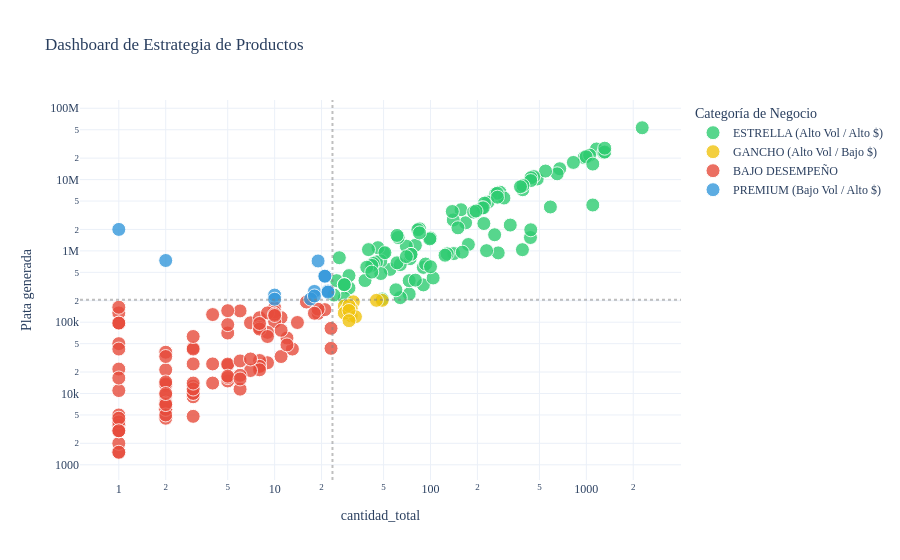

The notebook cell this image was saved under:
### Code cell
# Definimos los puntos de corte
corte_x = info_productos["cantidad_total"].median()
corte_y = info_productos["Plata generada"].median()

# Función para asignar el color/categoría
def clasificar(row):
    if row["cantidad_total"] >= corte_x and row["Plata generada"] >= corte_y:
        return "ESTRELLA (Alto Vol / Alto $)"
    elif row["cantidad_total"] < corte_x and row["Plata generada"] >= corte_y:
        return "PREMIUM (Bajo Vol / Alto $)"
    elif row["cantidad_total"] >= corte_x and row["Plata generada"] < corte_y:
        return "GANCHO (Alto Vol / Bajo $)"
    else:
        return "BAJO DESEMPEÑO"

# Aplicamos la lógica al DataFrame
info_productos["Categoria_Matriz"] = info_productos.apply(clasificar, axis=1)


import plotly.express as px

fig = px.scatter(
    info_productos.reset_index(), 
    x="cantidad_total", 
    y="Plata generada",
    color="Categoria_Matriz",  # Los colores se asignan por cuadrante
    color_discrete_map={       # Colores estratégicos
        "ESTRELLA (Alto Vol / Alto $)": "#2ecc71",   # Verde
        "PREMIUM (Bajo Vol / Alto $)": "#3498db",    # Azul
        "GANCHO (Alto Vol / Bajo $)": "#f1c40f",    # Amarillo
        "BAJO DESEMPEÑO": "#e74c3c"                  # Rojo
    },
    hover_name="Nombre",
    log_x=True, 
    log_y=True,
    hover_data=["precio_promedio", "transacciones"],
    title="Dashboard de Estrategia de Productos",
    template="plotly_white"
)

# Ajustes estéticos finales
fig.update_traces(marker=dict(size=14, opacity=0.8, line=dict(width=1, color='white')))
fig.add_vline(x=corte_x, line_dash="dot", line_color="gray", opacity=0.5)
fig.add_hline(y=corte_y, line_dash="dot", line_color="gray", opacity=0.5)

fig.update_layout(
    legend_title_text='Categoría de Negocio',
    font=dict(family="Verdana", size=12)
)

fig.show()

### Figure 1 — Plotly figure (JSON) as saved in the notebook; plotly's stock layout.template omitted (floating-point values rounded to 4 significant figures; data arrays with more than 128 entries replaced by an {"elided": "..."} marker saying what was removed)
{"data": [{"customdata": {"elided": "100x2 float values"}, "hovertemplate": "<b>%{hovertext}</b><br><br>Categoria_Matriz=ESTRELLA (Alto Vol / Alto $)<br>cantidad_total=%{x}<br>Plata generada=%{y}<br>precio_promedio=%{customdata[0]}<br>transacciones=%{customdata[1]}<extra></extra>", "hovertext": ["Arma tu plato Grande(21k)", "Arma tu plato mediano (18k)", "Sándwich Romano", "Bowl Pollo tostada Mediana", "Ensalada Chefsito Mediana", "Sándwich Criollo", "Bowl Lomo alto Mediana", "Bowl Pasta Buona Mediana", "Bowl Colombianito Mediana", "Ensalada Pollo miel mostaza Mediana", "Hatsu azul 400ml", "Ensalada Pollo pesto Mediana", "Sándwich Felix Carne", "Ensalada Chefsito Grande", "Bowl Pollo tostada Grande", "Agua con gas Cristal 600ml", "Bowl Lomo alto Grande", "Bowl Pasta Buona Grande", "Hatsu amarillo 400ml", "Ensalada Italianísima Mediana", "Ensalada Pollo miel mostaza Grande", "Sándwich Felix Pollo", "Soda Lucy pink", "Sándwich Becha", "Bowl Colombianito Grande", "Pavoneta", "Ensalada Kale cesar Mediana", "Agua sin gas Cristal 250ml", "Mexi", "Bowl Pasta Buona Veggie Mediana", "Hatsu lila 400 ml", "Ensalada Pollo pesto Grande", "Sándwich o pockets (Mini chef)", "Soda Hatsu Verde Lata", "Sopa de tomate", "Soda Hatsu Rosada Lata", "Ensalada Italianísima Grande", "Sándwich o pockets (Americanos)", "Arma tu plato Grande", "Sándwich o pockets (Tradicional)", "Americano Mediano", "Ensalada Kale cesar Grande", "Parfait frutos rojos 9oz (mediano)", "Sándwich o pockets (Popeyes)", "Pollo", "Wake up & go", "Agua sin gas Cristal 600ml", "Parfaits frutos rojos 14oz (Grande)", "BananaBread Tradicional Chips", "Rustico", "Berry Bliss Pancakes", "Bagels", "Bowl Pasta Buona Veggie Grande", "Agua con gas Cristal 250ml", "Green Heaven", "Arma tu plato mediano", "Sándwich Verde", "Smoothie Pink Power", "Pastel de Pollo", "Ensalada Master Veggie Mediana", "Waffle de yuca", "Pancakes Choco-Banana Delight", "Toscana mediana", "Sándwich o pockets (Grilled cheese)", "Parfait frutos amarillo 14oz (Grande)", "Parfait frutos amarillos 9oz (mediano)", "Tropical Boost", "BananaBread Tradicional Frutos", "Sopa de Tomate Combo", "Napoli", "Parfait vivir Grande", "Palito de Queso", "Hatsu amarillo", "Hatsu en caja", "vaso de fruta", "Refrigerio sencillo: Hojaldre (pastel de pollo, carne, criollo, palito de queso) + Te hatsu", "Estacion de cafe sencilla", "Pastel de Pollo + bebida caliente", "Pasabocas Gourmet", "Estación de café ilimitado sencilla tiempo completo", "cafe + colaciones", "Sándwich Felix Carne+ hatsu", "Sándwich de sabores surtidos", "jugo en botella", "Sándwich o pockets (Napoli)", "Sándwich Felix Pollo + hatsu", "Mocktail sin alcohol: Mojito y Mimosa variado", "Jugo en botella", "Estación de café ilimitado sencilla medio tiempo", "Desayunos personalizados de acuerdo con la lista enviada", "Bowl Pasta Buona Mediana+ hatsu", "Bowl Lomo alto Mediana+ hatsu", "Palito de Queso + cafe", "Refrigerio", "Pastel de Pollo+ bebida", "Pastel de Pollo + tinto / aromática", "Pastel Ranchero+ hatsu", "Pastel Criollo + hatsu", "Parfait frutos amarillos Y rojos 14oz (Grande)", "Mocktail sin alcohol"], "legendgroup": "ESTRELLA (Alto Vol / Alto $)", "marker": {"color": "#2ecc71", "line": {"color": "white", "width": 1}, "opacity": 0.8, "size": 14, "symbol": "circle"}, "mode": "markers", "name": "ESTRELLA (Alto Vol / Alto $)", "orientation": "v", "showlegend": true, "type": "scatter", "x": [2283, 1162, 1292, 969, 1049, 1312, 997, 1312, 826, 675, 588, 484, 650, 547, 459, 438, 441, 279, 325, 276, 262, 391, 258, 296, 268, 234, 222, 272, 214, 269, 175, 157, 168, 141, 140, 90, 85, 100, 138, 99, 229, 83, 93, 80, 73, 74, 90, 55, 128, 50, 48, 70, 46, 64, 45, 62, 218, 48, 60, 85, 43, 42, 40, 39, 64, 124, 30, 28, 26, 25, 38, 104, 73, 389, 49, 1100, 61, 42, 440, 440, 80, 189, 51, 100, 30, 196, 150, 160, 220, 61, 392, 378, 28, 1100, 28, 28, 75, 75, 24, 70], "xaxis": "x", "y": [53315251, 26857150, 23931150, 20423500, 22024000, 24317050, 20920000, 27547600, 17399200, 14194900, 4131000, 10205600, 12046900, 13168600, 11032600, 1539750, 10600000.0, 6661850, 2302000, 5788701, 6293900, 7205000.0, 1683501, 5513300, 6428200, 4834850, 4671600, 937500, 4001950, 5661000, 1228500, 3775500, 2477000, 916500, 2714000, 586600, 2040600, 1517000, 3566500, 1473000, 1007650, 1977900, 654000, 1195500, 248500, 778000, 333500, 550000, 908900, 941000, 720000, 1165000, 1109300, 221000, 701000, 1540200, 4017000, 481000, 284500, 1786000, 665500, 625700, 1042000, 590000, 642000, 869000, 302000, 217100, 801600, 382500, 384000, 417500, 382000, 1039500, 211680, 4400000, 680200.0, 504000, 1976400, 9680000, 388800, 3496500, 943500, 600000, 450000, 3626000, 2106000, 960000, 2420000, 1647000, 8232000, 7938000, 336000, 16500000, 336000, 336000, 892500.0, 892500.0, 240000, 831600], "yaxis": "y"}, {"customdata": [[3968.0, 30], [6031.0, 27], [5000, 26], [6018.0, 26], [5138.0, 25], [4133.0, 17], [4786.0, 7], [5688, 2], [3621.0, 2], [4860, 1], [4500, 1], [3500, 1]], "hovertemplate": "<b>%{hovertext}</b><br><br>Categoria_Matriz=GANCHO (Alto Vol / Bajo $)<br>cantidad_total=%{x}<br>Plata generada=%{y}<br>precio_promedio=%{customdata[0]}<br>transacciones=%{customdata[1]}<extra></extra>", "hovertext": ["Carne desmechada", "Latte", "Milo", "Capuchino", "Huevos", "Hatsu caja", "Coca Cola", "papas naturales", "Papas de paquete", "Estacion de cafe sencilla 30 cafes y 30 aromaticas", "Americano o Aromatica Mediana", "Porción de fruta pequeña"], "legendgroup": "GANCHO (Alto Vol / Bajo $)", "marker": {"color": "#f1c40f", "line": {"color": "white", "width": 1}, "opacity": 0.8, "size": 14, "symbol": "circle"}, "mode": "markers", "name": "GANCHO (Alto Vol / Bajo $)", "orientation": "v", "showlegend": true, "type": "scatter", "x": [31, 32, 31, 28, 29, 49, 28, 30, 33, 30, 45, 30], "xaxis": "x", "y": [123000, 193000, 155000, 168500, 149000, 202500, 134000, 170640, 119500, 145800, 202500, 105000], "yaxis": "y"}, {"customdata": {"elided": "100x2 float values"}, "hovertemplate": "<b>%{hovertext}</b><br><br>Categoria_Matriz=BAJO DESEMPEÑO<br>cantidad_total=%{x}<br>Plata generada=%{y}<br>precio_promedio=%{customdata[0]}<br>transacciones=%{customdata[1]}<extra></extra>", "hovertext": ["Aguacate", "Vinagreta pesto", "Hatsu negro 400ml", "Hatsu blanco 400ml", "Galletas chips de chocolate", "Plátano maduro", "Parfait vivir Mediano", "Chocolate caliente", "Smoothie chocolate dream", "Cebolla caramelizada", "Classic Charm", "Nutty Banana Bliss", "Shot de naranja", "Galletas parmesano", "Hatsu fucsia 400ml", "Jugo verde", "Tomate cherry", "Queso Mozarella", "Camote", "Adición Leche de Almendras", "Cholas", "Barras SMUH", "Sándwich o pockets (Pesto)", "Brócoli", "Ensalada Ligera Grande", "Leche de almendras", "Champiñones", "Acai mediano", "Jamón de pavo", "Carne pecho", "Sándwich o pockets (Clásico)", "Frijol negro", "Pasta fusili", "Toscana Grande", "Agua cristal", "Soda rosada (hatsu)", "Adición Leche de Coco", "Hatsu blanco", "Combo sopa de tomate", "Tocineta", "Aromática", "Sweet Crave pancakes", "Coca Cola zero", "Americano Grande", "Queso campesino", "Nachos (totopos)", "Sriracha mayo", "Arroz", "Pancakes frutos rojos", "Falafel", "Peanut butter", "Hatsu verde 400ml", "Espresso", "vinagreta cesar", "Lechuga romana", "Agua hatsu botella 450ml", "sandwich indio", "Sándwich verde", "Vinagreta miel mostaza", "Estacion de cafe sencilla 20 cafes y 10 aromaticas", "Soda Hatsu Amarilla Lata", "Tomate chonto", "Mini banana bread", "Smoothie fresa banano", "Pastel Ranchero", "Crutones (pan tajado", "Pastel de Carne", "Quinoa", "Waffles de frutos rojos", "Torta de almojabanas, guayaba y queso", "Sándwich Indio", "chocolate caliente", "pancakes esponjosos y yogurt", "Vinagreta vivo", "12 tintos y 8 aromáticas", "Servicio de 7:45 - 10:00 AM personal VIVO", "Sandwich tradicional + te frio", "Acai grande", "Maíz dulce", "Maní", "Leche de coco", "Estación de café sencilla: 20 cafés y 10 aromáticas", "Estación de cafe sencilla CON COLACIONES 12 tintos y 8 aromáticas con colaciones", "Estacion de cafe sencilla 15 cafes y 5 aromaticas", "Ensalada Kale cesar Mediana+ hatsu", "BananaBread Almond (harina de almendras)", "Bagel con huevo", "Mozzarella", "Palito de Jamon", "Pastel de Pollo+ tinto /aromatica", "Salsa napolitana", "Queso parmesano", "Queso loncha", "Producto genérico del sistema Siigo Nube", "Producto genérico", "Pastel de pollo", "Pastel de Pollo + cafe", "Pastel Hawaiano", "Parmesano", "Parfait Corozo 9oz (mediano)"], "legendgroup": "BAJO DESEMPEÑO", "marker": {"color": "#e74c3c", "line": {"color": "white", "width": 1}, "opacity": 0.8, "size": 14, "symbol": "circle"}, "mode": "markers", "name": "BAJO DESEMPEÑO", "orientation": "v", "showlegend": true, "type": "scatter", "x": [23, 23, 19, 21, 19, 13, 14, 12, 11, 11, 10, 10, 12, 9, 11, 9, 8, 8, 8, 8, 7, 10, 8, 7, 6, 6, 6, 9, 5, 5, 5, 5, 5, 5, 5, 4, 6, 18, 4, 4, 3, 3, 6, 3, 3, 3, 3, 3, 3, 3, 2, 2, 7, 2, 2, 2, 2, 5, 2, 2, 2, 2, 2, 3, 3, 2, 2, 2, 8, 8, 2, 1, 10, 1, 1, 1, 10, 1, 1, 2, 1, 1, 1, 1, 3, 1, 1, 1, 1, 8, 1, 1, 2, 1, 1, 2, 16, 1, 1, 9], "xaxis": "x", "y": [82000, 42980.0, 133000, 150000, 152000, 42000, 99000, 60000, 116000, 33000, 160000, 102000, 48000, 27000, 77000, 72000, 24000, 29000, 24000, 21500, 98000, 140000, 115500, 21000, 144000, 11500, 18000, 135000, 25000, 25850, 70500, 15000, 16710, 145000, 17500, 26000, 16000, 133500, 128000, 14000, 9000, 43500, 28620, 12600, 11500, 10140.0, 4785, 10000, 42000, 11550, 5800, 14000, 30500, 4500, 6000, 13000, 37940.0, 92500, 21492, 7860, 13600, 6000, 14500, 26000, 14000, 7140, 9500, 7350, 84000, 80000, 33000, 5000, 129600, 1500, 97200, 50000, 124200, 22000, 3570, 5000, 2000, 135000, 97200, 97200, 63000, 11000, 16500, 3000, 4000, 96000, 1500, 3000, 7000, 162000, 42000, 10000, 192000, 4500, 3000, 63000], "yaxis": "y"}, {"customdata": [[21170.0, 19], [24000, 10], [366600, 2], [15000, 1], [12420, 1], [12420, 1], [38000, 1], [21000, 1], [21000, 1], [2000000, 1], [12000, 1], [12960, 1]], "hovertemplate": "<b>%{hovertext}</b><br><br>Categoria_Matriz=PREMIUM (Bajo Vol / Alto $)<br>cantidad_total=%{x}<br>Plata generada=%{y}<br>precio_promedio=%{customdata[0]}<br>transacciones=%{customdata[1]}<extra></extra>", "hovertext": ["Ensalada Ligera Mediana", "Ensalada Master Veggie Grande", "Mensualidades", "Sándwich o pockets +bebida (Americanos)", "sandwich tradicional+ te frio", "sandwich tradicional + frio", "Desayunos tipo Brunch: Bebidas\n1. Café\n2. Leche\n3. Aromatica\nBatidos\n 1. Smoothie tropical boost\n2.  Smothie pinky power\nParfait\n1. Frutos rojos\n2. Frutos Amarillos\nBocadillos\n1. Empanadas de carne, pollo, queso, hawaiana\n2. Porción de fruta (Sandía)\n3. Wraps / Sandwich de mantequilla de maní y mermelada, jamón con queso y carne con queso\n4. Tostadas francesas\n5. Canasta de pan variada", "Bowl Pasta Buona Veggie Mediana+ hatsu", "Bowl Mediano", "Producto genérico del sistema Siigo Nube (POS - WhatsApp)", "Pastel de Pollo+ bebida caliente", "Pancake esponjoso con frutas y yogourt griego+ te"], "legendgroup": "PREMIUM (Bajo Vol / Alto $)", "marker": {"color": "#3498db", "line": {"color": "white", "width": 1}, "opacity": 0.8, "size": 14, "symbol": "circle"}, "mode": "markers", "name": "PREMIUM (Bajo Vol / Alto $)", "orientation": "v", "showlegend": true, "type": "scatter", "x": [21, 10, 2, 18, 22, 17, 19, 10, 21, 1, 22, 18], "xaxis": "x", "y": [444500, 240000, 733200, 270000, 273240, 211140, 722000, 210000, 441000, 2000000, 264000, 233280], "yaxis": "y"}], "layout": {"font": {"family": "Verdana", "size": 12}, "legend": {"title": {"text": "Categoría de Negocio"}, "tracegroupgap": 0}, "shapes": [{"line": {"color": "gray", "dash": "dot"}, "opacity": 0.5, "type": "line", "x0": 23.5, "x1": 23.5, "xref": "x", "y0": 0, "y1": 1, "yref": "y domain"}, {"line": {"color": "gray", "dash": "dot"}, "opacity": 0.5, "type": "line", "x0": 0, "x1": 1, "xref": "x domain", "y0": 206250, "y1": 206250, "yref": "y"}], "title": {"text": "Dashboard de Estrategia de Productos"}, "xaxis": {"anchor": "y", "domain": [0, 1], "title": {"text": "cantidad_total"}, "type": "log"}, "yaxis": {"anchor": "x", "domain": [0, 1], "title": {"text": "Plata generada"}, "type": "log"}}}
